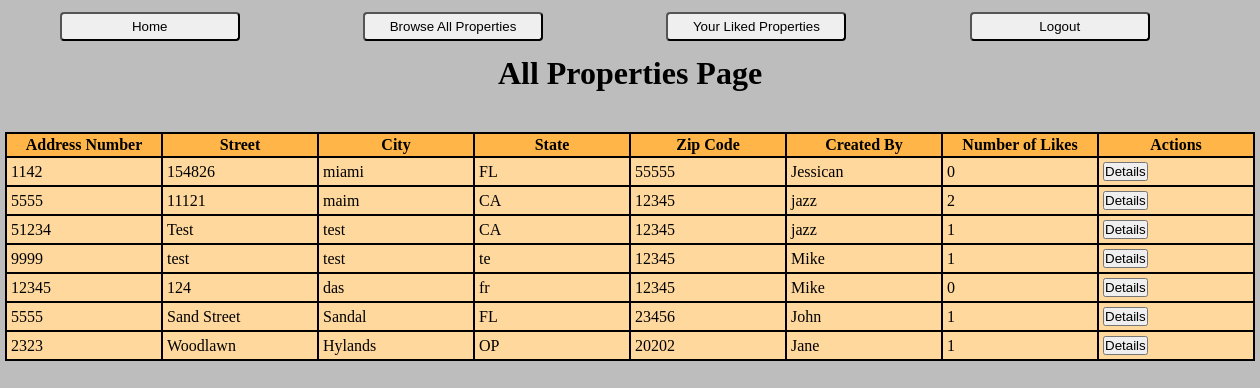
/property_all, run on the app's committed database.
### login_regapp/models.py (models this page shows)
class Property(models.Model):
    address_number = models.IntegerField()
    street = models.CharField(max_length=255)
    city = models.CharField(max_length=255)
    state = models.CharField(max_length=2)
    zip_code = models.IntegerField()
    home_type = models.CharField(max_length=255)
    creator = models.ForeignKey(Userreg, related_name = "property_created", on_delete=models.CASCADE)
    users_that_liked = models.ManyToManyField(Userreg, related_name= "property_liked")
    created_at = models.DateTimeField(auto_now_add = True)
    updated_at = models.DateTimeField(auto_now = True)
    objects = PropertyManager()

class Userreg(models.Model):
    first_name = models.CharField(max_length=255)
    last_name = models.CharField(max_length=255)
    email = models.CharField(max_length=255)
    password = models.CharField(max_length=255)
    objects = Regvalidate()

### login_regapp/views.py (the view)
# urls.py: path('property_all', views.all_properties),
def all_properties(request):
    all_properties = Property.objects.all()
    context = {
        "all_properties" : all_properties
    }
    return render ( request,"all_properties.html", context)

### login_regapp/templates/all_properties.html (shortened to what this page needs)
<!DOCTYPE html>
<html lang="en">
<head>
  {% load static %}
  <link rel="stylesheet" href="{% static 'css/style.css' %}">
</head>
<body>
  <div id="navbar">
    <div class="navbar-int">
        <button class="nav-btn"><a href="/pass">Home</a></button>
    </div>
    <div class="navbar-int">
        <button class="nav-btn"><a href="/property_all">Browse All Properties</a></button>
    </div>
    <div class="navbar-int">
      <button class="nav-btn"><a href="/liked_properties">Your Liked Properties</a></button>
    </div>
    <div class="navbar-int">
        <form action="/logout" method="post">
            <input type="submit" value="Logout" class="nav-btn">
        </form>
    </div>
</div>
  <h1>All Properties Page</h1>
  <table>
    <thead>
      <tr>
        <th>Address Number</th>
        <th>Street</th>
        <th>City</th>
        <th>State</th>
        <th>Zip Code</th>
        <th>Created By</th>
        <th>Number of Likes</th>
        <th>Actions</th>
      </tr>
    </thead>
    <tbody>
    {% for one_property in all_properties %}
      <tr>
        <td>{{one_property.address_number}}</td>
        <td>{{one_property.street}}</td>
        <td>{{one_property.city}}</td>
        <td>{{one_property.state}}</td>
        <td>{{one_property.zip_code}}</td>
        <td>{{one_property.creator.first_name}}</td>
        <td>{{one_property.users_that_liked.count}}</td>
        <td>
          {% if request.session.id != one_property.creator.id %}
            <button class="tableBtn"><a href="/property/{{one_property.id}}">Details</a></button>
          {% endif %}
        </td>
    {% endfor %}
  </tbody>
  </table>
</body>
</html>

### login_regapp/static/css/style.css (style rules this page uses)
* { margin: 0; padding: 0; }
body { background-color: rgb(189, 189, 189); }
#navbar { display: inline-block; width: 99%; }
.navbar-int { display: inline-block; width: 24%; margin: 10px auto; }
.nav-btn { display: block; width: 180px; margin: 2px auto; padding: 5px 0px; border-radius: 4px; }
a { text-decoration: none; color: black; }
input { display: inline-block; width: 230px; margin: 3px; }
h1 { display: block; margin: 2px auto; width: 50%; text-align: center; }
table { display: block; margin: 40px auto; border-collapse: collapse; width: 1250px; }
th { border: 2px solid black; width: 150px; padding: 2px; background-color: rgb(255, 181, 71); }
td { border: 2px solid black; padding: 4px; background-color: rgb(255, 216, 158); }

### data on the page
Property: address_number "1142", street "154826", city "miami", state "FL", zip_code "55555", creator.first_name "Jessican", users_that_liked.count "0"
Property: address_number "5555", street "11121", city "maim", state "CA", zip_code "12345", creator.first_name "jazz", users_that_liked.count "2"
Property: address_number "51234", street "Test", city "test", state "CA", zip_code "12345", creator.first_name "jazz", users_that_liked.count "1"
Property: address_number "9999", street "test", city "test", state "te", zip_code "12345", creator.first_name "Mike", users_that_liked.count "1"
Property: address_number "12345", street "124", city "das", state "fr", zip_code "12345", creator.first_name "Mike", users_that_liked.count "0"
Property: address_number "5555", street "Sand Street", city "Sandal", state "FL", zip_code "23456", creator.first_name "John", users_that_liked.count "1"
Property: address_number "2323", street "Woodlawn", city "Hylands", state "OP", zip_code "20202", creator.first_name "Jane", users_that_liked.count "1"
